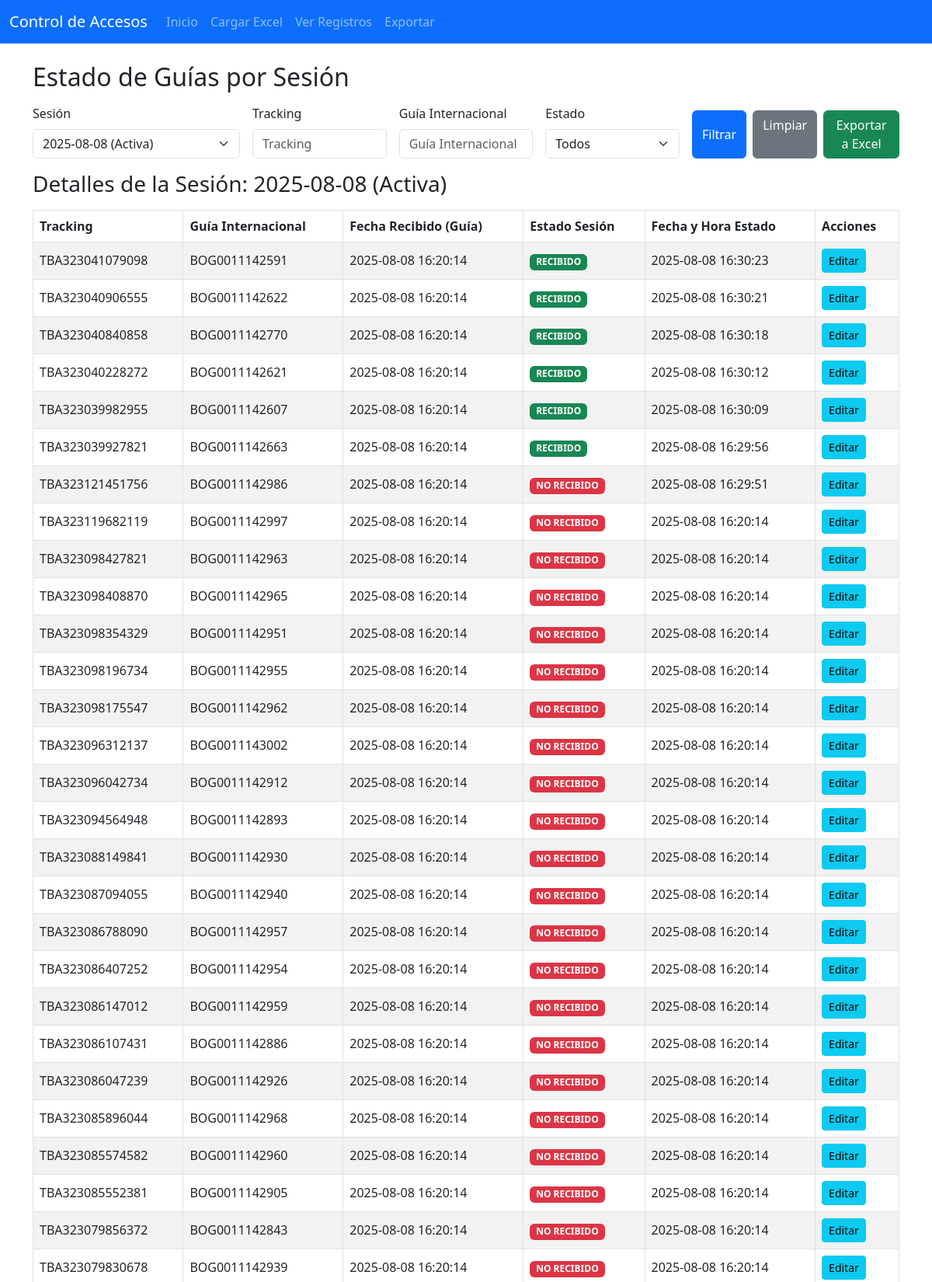
Page /registros (upper part) on the committed database.
### models.py (models this page shows)
class Session(db.Model):
    id = db.Column(db.Integer, primary_key=True)
    session_date = db.Column(db.Date, unique=True, nullable=False)
    is_closed = db.Column(db.Boolean, default=False, nullable=False)
    total_scanned_packages = db.Column(db.Integer, default=0, nullable=False)
    unknown_packages = db.Column(db.Integer, default=0, nullable=False)
    missing_packages = db.Column(db.Integer, default=0, nullable=False)

class GuiaSessionStatus(db.Model):
    id = db.Column(db.Integer, primary_key=True)
    session_id = db.Column(db.Integer, db.ForeignKey('session.id'),
                           nullable=False)
    guia_id = db.Column(db.Integer, db.ForeignKey('guia.id'), nullable=False)
    status = db.Column(db.String(20), nullable=False)  # noqa: E501
    timestamp_status_change = db.Column(db.DateTime, default=datetime.utcnow,
                                        nullable=False)
    session = db.relationship('Session', backref='guia_statuses')
    guia = db.relationship('Guia', backref='session_statuses')
    __table_args__ = (db.UniqueConstraint('session_id', 'guia_id',
                                          name='_session_guia_uc'),)

class Guia(db.Model):
    id = db.Column(db.Integer, primary_key=True)
    tracking = db.Column(db.String(120), unique=False, nullable=True)  # noqa: E501
    guia_internacional = db.Column(db.String(50), unique=False, nullable=True)  # noqa: E501
    fecha_recibido = db.Column(db.DateTime, default=datetime.utcnow)

### routes/records.py (the view)
@records_bp.route('/registros', methods=['GET'])
def registros():
    sessions = Session.query.order_by(Session.session_date.desc()).all()
    session_id = request.args.get('session_id', type=int)
    current_session = None
    if session_id:
        current_session = Session.query.get(session_id)
    elif g.session:
        current_session = g.session
    elif sessions:
        current_session = sessions[0]
    guia_statuses = []
    if current_session:
        query = GuiaSessionStatus.query.filter_by(
            session_id=current_session.id).join(Guia)
        tracking = request.args.get('tracking', '').strip()
        guia_internacional = request.args.get('guia_internacional', '').strip()
        status_filter = request.args.get('status', '').strip()
        if tracking:
            query = query.filter(Guia.tracking.ilike(f'%{tracking}%'))
        if guia_internacional:
            query = query.filter(
                Guia.guia_internacional.ilike(f'%{guia_internacional}%'))
        if status_filter:
            query = query.filter(GuiaSessionStatus.status == status_filter)
        guia_statuses = query.order_by(
            GuiaSessionStatus.timestamp_status_change.desc()).all()
    return render_template('registros.html',
                           guia_statuses=guia_statuses,
                           sessions=sessions,
                           current_session=current_session,
                           selected_session_id=(current_session.id
                                                if current_session else None))

### routes/session.py (called while the page is built, shortened)
@session_bp.before_app_request
def load_current_session():
    today = date.today()
    g.session = Session.query.filter_by(session_date=today).first()

### templates/registros.html (shortened to what this page needs)
{% extends 'base.html' %}
{% block content %}
<h2 class="mb-3">Estado de Guías por Sesión</h2>
<form class="row g-3 mb-3 align-items-end" method="get">
  <div class="col-md-4 col-lg-3">
    <label for="session_select" class="form-label">Sesión</label>
    <select name="session_id" id="session_select" class="form-select" onchange="this.form.submit()">
      {% for s in sessions %}
      <option value="{{ s.id }}" {% if s.id == selected_session_id %}selected{% endif %}>
        {{ s.session_date.strftime('%Y-%m-%d') }} {% if s.is_closed %}(Cerrada){% else %}(Activa){% endif %}
      </option>
      {% endfor %}
    </select>
  </div>
  <div class="col-md-4 col-lg-2">
    <label for="tracking_input" class="form-label">Tracking</label>
    <input type="text" name="tracking" id="tracking_input" class="form-control" placeholder="Tracking" value="{{ request.args.get('tracking', '') }}">
  </div>
  <div class="col-md-4 col-lg-2">
    <label for="guia_internacional_input" class="form-label">Guía Internacional</label>
    <input type="text" name="guia_internacional" id="guia_internacional_input" class="form-control" placeholder="Guía Internacional" value="{{ request.args.get('guia_internacional', '') }}">
  </div>
  <div class="col-md-4 col-lg-2">
    <label for="status_select" class="form-label">Estado</label>
    <select name="status" id="status_select" class="form-select">
      <option value="">Todos</option>
    </select>
  </div>
  <div class="col-md-8 col-lg-3 d-flex gap-2">
    <button type="submit" class="btn btn-primary flex-grow-1">Filtrar</button>
    <a href="{{ url_for('records.registros', session_id=selected_session_id) }}" class="btn btn-secondary flex-grow-1">Limpiar</a>
    <a href="{{ url_for('records.export', session_id=selected_session_id, tracking=request.args.get('tracking', ''), guia_internacional=request.args.get('guia_internacional', ''), status=request.args.get('status', '')) }}" class="btn btn-success flex-grow-1">Exportar a Excel</a>
  </div>
</form>
{% if current_session %}
<h3 class="mb-3">Detalles de la Sesión: {{ current_session.session_date.strftime('%Y-%m-%d') }} {% if current_session.is_closed %}(Cerrada){% else %}(Activa){% endif %}</h3>
<div class="table-responsive">
  <table class="table table-striped table-bordered">
    <thead>
      <tr>
        <th>Tracking</th>
        <th>Guía Internacional</th>
        <th>Fecha Recibido (Guía)</th>
        <th>Estado Sesión</th>
        <th>Fecha y Hora Estado</th>
        <th>Acciones</th>
      </tr>
    </thead>
    <tbody>
      {% for gs in guia_statuses %}
      <tr>
        <td>{{ gs.guia.tracking }}</td>
        <td>{{ gs.guia.guia_internacional }}</td>
        <td>{{ gs.guia.fecha_recibido.strftime('%Y-%m-%d %H:%M:%S') if gs.guia.fecha_recibido else 'N/A' }}</td>
        <td>
          {% if gs.status == 'NO ESPERADO' %}
            <span class="badge bg-warning text-dark">NO ESPERADO</span><br>
            <small>No estaba en la lista cargada</small>
          {% elif gs.status == 'RECIBIDO' %}
            <span class="badge bg-success">RECIBIDO</span>
          {% elif gs.status == 'NO RECIBIDO' %}
            <span class="badge bg-danger">NO RECIBIDO</span>
          {% elif gs.status == 'NO ESCANEADO' %}
            <span class="badge bg-secondary">NO ESCANEADO</span>
          {% else %}
            {{ gs.status }}
          {% endif %}
        </td>
        <td>{{ gs.timestamp_status_change.strftime('%Y-%m-%d %H:%M:%S') }}</td>
        <td>
          <a href="{{ url_for('records.edit_guia_status', guia_id=gs.guia.id, session_id=gs.session.id) }}" class="btn btn-sm btn-info">Editar</a>
        </td>
      </tr>
      {% else %}
      <tr><td colspan="6" class="text-center">No hay guías para esta sesión o con los filtros aplicados.</td></tr>
      {% endfor %}
    </tbody>
  </table>
</div>
{% else %}
<div class="alert alert-info">Por favor, seleccione una sesión para ver los estados de las guías.</div>
{% endif %}
{% endblock %}

### templates/base.html (shortened to what this page needs)
<!DOCTYPE html>
<html lang="es">
  <head>
    <link
      href="https://cdn.jsdelivr.net/npm/bootstrap@5.3.0/dist/css/bootstrap.min.css"
      rel="stylesheet"
    />
    <link rel="stylesheet" href="/static/css/custom.css" />
  </head>
  <body>
    <nav class="navbar navbar-expand-lg navbar-dark bg-primary mb-4">
      <div class="container-fluid">
        <a class="navbar-brand" href="/">Control de Accesos</a>
        <div class="collapse navbar-collapse" id="navbarNav">
          <ul class="navbar-nav">
            <li class="nav-item"><a class="nav-link" href="/">Inicio</a></li>
            <li class="nav-item">
              <a class="nav-link" href="/upload">Cargar Excel</a>
            </li>
            <li class="nav-item">
              <a class="nav-link" href="/registros">Ver Registros</a>
            </li>
            <li class="nav-item">
              <a class="nav-link" href="/export">Exportar</a>
            </li>
          </ul>
        </div>
      </div>
    </nav>
    <div class="container">
       {% block content %}{% endblock %}
    </div>
  </body>
</html>

### static/css/custom.css (style rules this page uses)
.table-responsive { overflow-x: auto; }
.table th, .table td { white-space: nowrap; vertical-align: middle; }

### rows in the picture
GuiaSessionStatus: guia.tracking "TBA323041079098", guia.guia_internacional "BOG0011142591", guia.fecha_recibido "2025-08-08 16:20:14", status "RECIBIDO", timestamp_status_change "2025-08-08 16:30:23"
GuiaSessionStatus: guia.tracking "TBA323040906555", guia.guia_internacional "BOG0011142622", guia.fecha_recibido "2025-08-08 16:20:14", status "RECIBIDO", timestamp_status_change "2025-08-08 16:30:21"
GuiaSessionStatus: guia.tracking "TBA323040840858", guia.guia_internacional "BOG0011142770", guia.fecha_recibido "2025-08-08 16:20:14", status "RECIBIDO", timestamp_status_change "2025-08-08 16:30:18"
GuiaSessionStatus: guia.tracking "TBA323040228272", guia.guia_internacional "BOG0011142621", guia.fecha_recibido "2025-08-08 16:20:14", status "RECIBIDO", timestamp_status_change "2025-08-08 16:30:12"
GuiaSessionStatus: guia.tracking "TBA323039982955", guia.guia_internacional "BOG0011142607", guia.fecha_recibido "2025-08-08 16:20:14", status "RECIBIDO", timestamp_status_change "2025-08-08 16:30:09"
GuiaSessionStatus: guia.tracking "TBA323039927821", guia.guia_internacional "BOG0011142663", guia.fecha_recibido "2025-08-08 16:20:14", status "RECIBIDO", timestamp_status_change "2025-08-08 16:29:56"
GuiaSessionStatus: guia.tracking "TBA323121451756", guia.guia_internacional "BOG0011142986", guia.fecha_recibido "2025-08-08 16:20:14", status "NO RECIBIDO", timestamp_status_change "2025-08-08 16:29:51"
GuiaSessionStatus: guia.tracking "TBA323119682119", guia.guia_internacional "BOG0011142997", guia.fecha_recibido "2025-08-08 16:20:14", status "NO RECIBIDO", timestamp_status_change "2025-08-08 16:20:14"
GuiaSessionStatus: guia.tracking "TBA323098427821", guia.guia_internacional "BOG0011142963", guia.fecha_recibido "2025-08-08 16:20:14", status "NO RECIBIDO", timestamp_status_change "2025-08-08 16:20:14"
GuiaSessionStatus: guia.tracking "TBA323098408870", guia.guia_internacional "BOG0011142965", guia.fecha_recibido "2025-08-08 16:20:14", status "NO RECIBIDO", timestamp_status_change "2025-08-08 16:20:14"
GuiaSessionStatus: guia.tracking "TBA323098354329", guia.guia_internacional "BOG0011142951", guia.fecha_recibido "2025-08-08 16:20:14", status "NO RECIBIDO", timestamp_status_change "2025-08-08 16:20:14"
GuiaSessionStatus: guia.tracking "TBA323098196734", guia.guia_internacional "BOG0011142955", guia.fecha_recibido "2025-08-08 16:20:14", status "NO RECIBIDO", timestamp_status_change "2025-08-08 16:20:14"
GuiaSessionStatus: guia.tracking "TBA323098175547", guia.guia_internacional "BOG0011142962", guia.fecha_recibido "2025-08-08 16:20:14", status "NO RECIBIDO", timestamp_status_change "2025-08-08 16:20:14"
GuiaSessionStatus: guia.tracking "TBA323096312137", guia.guia_internacional "BOG0011143002", guia.fecha_recibido "2025-08-08 16:20:14", status "NO RECIBIDO", timestamp_status_change "2025-08-08 16:20:14"
GuiaSessionStatus: guia.tracking "TBA323096042734", guia.guia_internacional "BOG0011142912", guia.fecha_recibido "2025-08-08 16:20:14", status "NO RECIBIDO", timestamp_status_change "2025-08-08 16:20:14"
GuiaSessionStatus: guia.tracking "TBA323094564948", guia.guia_internacional "BOG0011142893", guia.fecha_recibido "2025-08-08 16:20:14", status "NO RECIBIDO", timestamp_status_change "2025-08-08 16:20:14"
GuiaSessionStatus: guia.tracking "TBA323088149841", guia.guia_internacional "BOG0011142930", guia.fecha_recibido "2025-08-08 16:20:14", status "NO RECIBIDO", timestamp_status_change "2025-08-08 16:20:14"
GuiaSessionStatus: guia.tracking "TBA323087094055", guia.guia_internacional "BOG0011142940", guia.fecha_recibido "2025-08-08 16:20:14", status "NO RECIBIDO", timestamp_status_change "2025-08-08 16:20:14"
GuiaSessionStatus: guia.tracking "TBA323086788090", guia.guia_internacional "BOG0011142957", guia.fecha_recibido "2025-08-08 16:20:14", status "NO RECIBIDO", timestamp_status_change "2025-08-08 16:20:14"
GuiaSessionStatus: guia.tracking "TBA323086407252", guia.guia_internacional "BOG0011142954", guia.fecha_recibido "2025-08-08 16:20:14", status "NO RECIBIDO", timestamp_status_change "2025-08-08 16:20:14"
GuiaSessionStatus: guia.tracking "TBA323086147012", guia.guia_internacional "BOG0011142959", guia.fecha_recibido "2025-08-08 16:20:14", status "NO RECIBIDO", timestamp_status_change "2025-08-08 16:20:14"
GuiaSessionStatus: guia.tracking "TBA323086107431", guia.guia_internacional "BOG0011142886", guia.fecha_recibido "2025-08-08 16:20:14", status "NO RECIBIDO", timestamp_status_change "2025-08-08 16:20:14"
GuiaSessionStatus: guia.tracking "TBA323086047239", guia.guia_internacional "BOG0011142926", guia.fecha_recibido "2025-08-08 16:20:14", status "NO RECIBIDO", timestamp_status_change "2025-08-08 16:20:14"
GuiaSessionStatus: guia.tracking "TBA323085896044", guia.guia_internacional "BOG0011142968", guia.fecha_recibido "2025-08-08 16:20:14", status "NO RECIBIDO", timestamp_status_change "2025-08-08 16:20:14"
GuiaSessionStatus: guia.tracking "TBA323085574582", guia.guia_internacional "BOG0011142960", guia.fecha_recibido "2025-08-08 16:20:14", status "NO RECIBIDO", timestamp_status_change "2025-08-08 16:20:14"
GuiaSessionStatus: guia.tracking "TBA323085552381", guia.guia_internacional "BOG0011142905", guia.fecha_recibido "2025-08-08 16:20:14", status "NO RECIBIDO", timestamp_status_change "2025-08-08 16:20:14"
GuiaSessionStatus: guia.tracking "TBA323079856372", guia.guia_internacional "BOG0011142843", guia.fecha_recibido "2025-08-08 16:20:14", status "NO RECIBIDO", timestamp_status_change "2025-08-08 16:20:14"
GuiaSessionStatus: guia.tracking "TBA323079830678", guia.guia_internacional "BOG0011142939", guia.fecha_recibido "2025-08-08 16:20:14", status "NO RECIBIDO", timestamp_status_change "2025-08-08 16:20:14"

### other values in the picture
{{ current_session.session_date.strftime('%Y-%m-%d') }} "2025-08-08"
form field session_id "2025-08-08 (Activa)"
